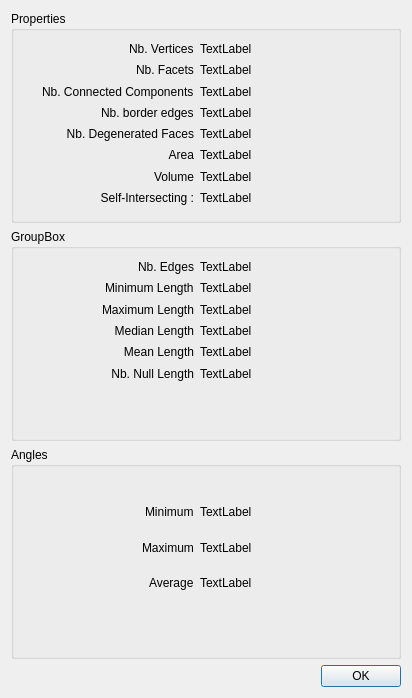
<?xml version="1.0" encoding="UTF-8"?>
<ui version="4.0">
 <class>Polyhedron_demo_statistics_on_polyhedron_dialog</class>
 <widget class="QDialog" name="Polyhedron_demo_statistics_on_polyhedron_dialog">
  <property name="geometry">
   <rect>
    <x>0</x>
    <y>0</y>
    <width>412</width>
    <height>698</height>
   </rect>
  </property>
  <property name="windowTitle">
   <string>Statistics on Polyhedron</string>
  </property>
  <layout class="QGridLayout" name="gridLayout">
   <item row="2" column="0">
    <widget class="QGroupBox" name="AnglesGroupBox">
     <property name="sizePolicy">
      <sizepolicy hsizetype="Preferred" vsizetype="Preferred">
       <horstretch>0</horstretch>
       <verstretch>0</verstretch>
      </sizepolicy>
     </property>
     <property name="title">
      <string>Angles</string>
     </property>
     <widget class="QWidget" name="gridLayoutWidget">
      <property name="geometry">
       <rect>
        <x>10</x>
        <y>50</y>
        <width>351</width>
        <height>101</height>
       </rect>
      </property>
      <layout class="QGridLayout" name="gridLayout_2">
       <property name="sizeConstraint">
        <enum>QLayout::SetMinimumSize</enum>
       </property>
       <item row="0" column="0" alignment="Qt::AlignRight">
        <widget class="QLabel" name="label_2">
         <property name="text">
          <string>Minimum</string>
         </property>
        </widget>
       </item>
       <item row="1" column="0" alignment="Qt::AlignRight">
        <widget class="QLabel" name="label">
         <property name="text">
          <string>Maximum</string>
         </property>
        </widget>
       </item>
       <item row="0" column="1">
        <widget class="QLabel" name="label_minangle">
         <property name="text">
          <string>TextLabel</string>
         </property>
        </widget>
       </item>
       <item row="2" column="0" alignment="Qt::AlignRight">
        <widget class="QLabel" name="label_3">
         <property name="text">
          <string>Average</string>
         </property>
        </widget>
       </item>
       <item row="1" column="1">
        <widget class="QLabel" name="label_maxangle">
         <property name="text">
          <string>TextLabel</string>
         </property>
        </widget>
       </item>
       <item row="2" column="1">
        <widget class="QLabel" name="label_averageangle">
         <property name="text">
          <string>TextLabel</string>
         </property>
        </widget>
       </item>
      </layout>
     </widget>
    </widget>
   </item>
   <item row="1" column="0">
    <widget class="QGroupBox" name="EdgesGroupBox">
     <property name="title">
      <string>GroupBox</string>
     </property>
     <widget class="QWidget" name="gridLayoutWidget_3">
      <property name="geometry">
       <rect>
        <x>10</x>
        <y>30</y>
        <width>351</width>
        <height>122</height>
       </rect>
      </property>
      <layout class="QGridLayout" name="gridLayout_5">
       <property name="sizeConstraint">
        <enum>QLayout::SetMaximumSize</enum>
       </property>
       <item row="0" column="0" alignment="Qt::AlignRight">
        <widget class="QLabel" name="label_12">
         <property name="text">
          <string>Nb. Edges</string>
         </property>
        </widget>
       </item>
       <item row="1" column="0" alignment="Qt::AlignRight">
        <widget class="QLabel" name="label_13">
         <property name="text">
          <string>Minimum Length</string>
         </property>
        </widget>
       </item>
       <item row="2" column="1">
        <widget class="QLabel" name="label_maxlength">
         <property name="text">
          <string>TextLabel</string>
         </property>
        </widget>
       </item>
       <item row="2" column="0" alignment="Qt::AlignRight">
        <widget class="QLabel" name="label_14">
         <property name="text">
          <string>Maximum Length</string>
         </property>
        </widget>
       </item>
       <item row="1" column="1">
        <widget class="QLabel" name="label_minlength">
         <property name="text">
          <string>TextLabel</string>
         </property>
        </widget>
       </item>
       <item row="3" column="1">
        <widget class="QLabel" name="label_midlength">
         <property name="text">
          <string>TextLabel</string>
         </property>
        </widget>
       </item>
       <item row="3" column="0" alignment="Qt::AlignRight">
        <widget class="QLabel" name="label_15">
         <property name="text">
          <string>Median Length</string>
         </property>
         <property name="alignment">
          <set>Qt::AlignRight|Qt::AlignTrailing|Qt::AlignVCenter</set>
         </property>
        </widget>
       </item>
       <item row="0" column="1">
        <widget class="QLabel" name="label_nbedges">
         <property name="text">
          <string>TextLabel</string>
         </property>
        </widget>
       </item>
       <item row="4" column="1">
        <widget class="QLabel" name="label_meanlength">
         <property name="text">
          <string>TextLabel</string>
         </property>
        </widget>
       </item>
       <item row="4" column="0">
        <widget class="QLabel" name="label_16">
         <property name="text">
          <string>Mean Length</string>
         </property>
         <property name="alignment">
          <set>Qt::AlignRight|Qt::AlignTrailing|Qt::AlignVCenter</set>
         </property>
        </widget>
       </item>
       <item row="5" column="0">
        <widget class="QLabel" name="label_18">
         <property name="text">
          <string>Nb. Null Length</string>
         </property>
         <property name="alignment">
          <set>Qt::AlignRight|Qt::AlignTrailing|Qt::AlignVCenter</set>
         </property>
        </widget>
       </item>
       <item row="5" column="1">
        <widget class="QLabel" name="label_nulllength">
         <property name="text">
          <string>TextLabel</string>
         </property>
        </widget>
       </item>
      </layout>
     </widget>
    </widget>
   </item>
   <item row="3" column="0">
    <widget class="QDialogButtonBox" name="okButtonBox">
     <property name="standardButtons">
      <set>QDialogButtonBox::Ok</set>
     </property>
    </widget>
   </item>
   <item row="0" column="0">
    <widget class="QGroupBox" name="PropertiesGroupBox">
     <property name="title">
      <string>Properties</string>
     </property>
     <widget class="QWidget" name="gridLayoutWidget_2">
      <property name="geometry">
       <rect>
        <x>10</x>
        <y>30</y>
        <width>351</width>
        <height>164</height>
       </rect>
      </property>
      <layout class="QGridLayout" name="gridLayout_3">
       <property name="sizeConstraint">
        <enum>QLayout::SetMaximumSize</enum>
       </property>
       <item row="2" column="1">
        <widget class="QLabel" name="label_nbconnectedcomponents">
         <property name="text">
          <string>TextLabel</string>
         </property>
        </widget>
       </item>
       <item row="2" column="0" alignment="Qt::AlignRight">
        <widget class="QLabel" name="label_6">
         <property name="text">
          <string>Nb. Connected Components</string>
         </property>
        </widget>
       </item>
       <item row="3" column="1">
        <widget class="QLabel" name="label_nbborderedges">
         <property name="text">
          <string>TextLabel</string>
         </property>
        </widget>
       </item>
       <item row="1" column="1">
        <widget class="QLabel" name="label_nbfacets">
         <property name="text">
          <string>TextLabel</string>
         </property>
        </widget>
       </item>
       <item row="6" column="0">
        <widget class="QLabel" name="label_21">
         <property name="text">
          <string>Volume</string>
         </property>
         <property name="alignment">
          <set>Qt::AlignRight|Qt::AlignTrailing|Qt::AlignVCenter</set>
         </property>
        </widget>
       </item>
       <item row="0" column="0" alignment="Qt::AlignRight">
        <widget class="QLabel" name="label_4">
         <property name="text">
          <string>Nb. Vertices</string>
         </property>
        </widget>
       </item>
       <item row="5" column="1">
        <widget class="QLabel" name="label_area">
         <property name="text">
          <string>TextLabel</string>
         </property>
        </widget>
       </item>
       <item row="1" column="0" alignment="Qt::AlignRight">
        <widget class="QLabel" name="label_5">
         <property name="text">
          <string>Nb. Facets</string>
         </property>
        </widget>
       </item>
       <item row="5" column="0">
        <widget class="QLabel" name="label_17">
         <property name="text">
          <string>Area</string>
         </property>
         <property name="alignment">
          <set>Qt::AlignRight|Qt::AlignTrailing|Qt::AlignVCenter</set>
         </property>
        </widget>
       </item>
       <item row="0" column="1">
        <widget class="QLabel" name="label_nbvertices">
         <property name="text">
          <string>TextLabel</string>
         </property>
        </widget>
       </item>
       <item row="4" column="1">
        <widget class="QLabel" name="label_degenfaces">
         <property name="text">
          <string>TextLabel</string>
         </property>
        </widget>
       </item>
       <item row="3" column="0" alignment="Qt::AlignRight">
        <widget class="QLabel" name="label_7">
         <property name="text">
          <string>Nb. border edges</string>
         </property>
        </widget>
       </item>
       <item row="6" column="1">
        <widget class="QLabel" name="label_volume">
         <property name="text">
          <string>TextLabel</string>
         </property>
        </widget>
       </item>
       <item row="4" column="0">
        <widget class="QLabel" name="label_20">
         <property name="text">
          <string>Nb. Degenerated Faces</string>
         </property>
         <property name="alignment">
          <set>Qt::AlignRight|Qt::AlignTrailing|Qt::AlignVCenter</set>
         </property>
        </widget>
       </item>
       <item row="7" column="0">
        <widget class="QLabel" name="label_8">
         <property name="text">
          <string>Self-Intersecting :</string>
         </property>
         <property name="alignment">
          <set>Qt::AlignRight|Qt::AlignTrailing|Qt::AlignVCenter</set>
         </property>
        </widget>
       </item>
       <item row="7" column="1">
        <widget class="QLabel" name="label_selfintersect">
         <property name="text">
          <string>TextLabel</string>
         </property>
        </widget>
       </item>
      </layout>
     </widget>
    </widget>
   </item>
  </layout>
 </widget>
 <resources/>
 <connections>
  <connection>
   <sender>okButtonBox</sender>
   <signal>accepted()</signal>
   <receiver>Polyhedron_demo_statistics_on_polyhedron_dialog</receiver>
   <slot>accept()</slot>
   <hints>
    <hint type="sourcelabel">
     <x>177</x>
     <y>123</y>
    </hint>
    <hint type="destinationlabel">
     <x>53</x>
     <y>125</y>
    </hint>
   </hints>
  </connection>
  <connection>
   <sender>okButtonBox</sender>
   <signal>rejected()</signal>
   <receiver>Polyhedron_demo_statistics_on_polyhedron_dialog</receiver>
   <slot>reject()</slot>
   <hints>
    <hint type="sourcelabel">
     <x>257</x>
     <y>119</y>
    </hint>
    <hint type="destinationlabel">
     <x>257</x>
     <y>143</y>
    </hint>
   </hints>
  </connection>
 </connections>
</ui>
